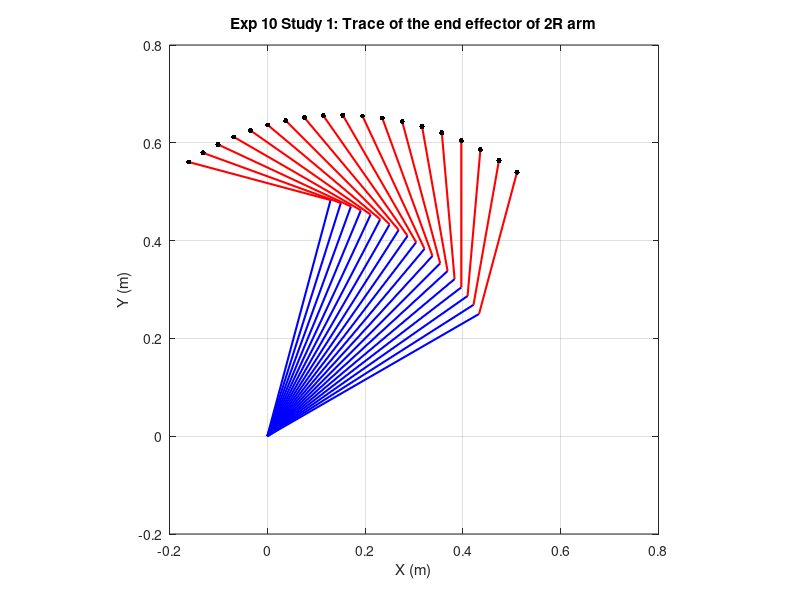
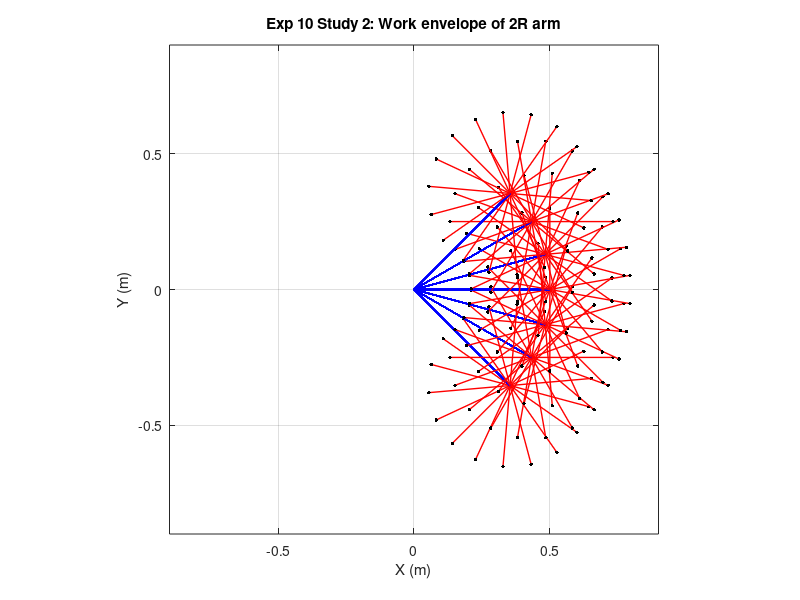

Here is the MATLAB script that generated these plots, in order:
%% Exp 10: Work Envelope and Configuration of a 2R Robotic Arm
% Study 1: trace of the end effector for 30 < th1 < 75 deg, 45 < th2 < 90 deg
% Study 2: work envelope for -45 < th1 < 45 deg, -170 < th2 < 170 deg
clc; clear all; close all;

l1 = 0.5; %length of link1 in m
l2 = 0.3; %length of link2 in m

%% Study 1: trace of the end effector
th1 = 30:2.5:75; %angle in degrees
th2 = 45:2.5:90; %angle in degrees
n = length(th1);

figure(1)
for i = 1:n
    t1 = th1(i)*pi/180; %degrees to radians
    t2 = th2(i)*pi/180;
    x0 = 0; y0 = 0; %base
    x1 = l1*cos(t1); %joint 2
    y1 = l1*sin(t1);
    plot([x0 x1], [y0 y1], 'b', 'LineWidth', 1.5) %link1
    hold on
    x2 = x1 + l2*cos(t1 + t2); %end effector
    y2 = y1 + l2*sin(t1 + t2);
    plot([x1 x2], [y1 y2], 'r', 'LineWidth', 1.5) %link2
    plot(x2, y2, 'k.', 'MarkerSize', 12) %trace of end effector
    pause(0.3);
    axis equal
    axis([-0.2 0.8 -0.2 0.8])
end
xlabel('X (m)'); ylabel('Y (m)');
title('Exp 10 Study 1: Trace of the end effector of 2R arm');
grid on

%% Study 2: work envelope (all combinations of th1 and th2)
th1 = -45:15:45; %angle in degrees
th2 = -170:20:170; %angle in degrees

figure(2)
for i = 1:length(th1)
    for j = 1:length(th2)
        t1 = th1(i)*pi/180;
        t2 = th2(j)*pi/180;
        x0 = 0; y0 = 0;
        x1 = l1*cos(t1);
        y1 = l1*sin(t1);
        plot([x0 x1], [y0 y1], 'b', 'LineWidth', 1) %link1
        hold on
        x2 = x1 + l2*cos(t1 + t2);
        y2 = y1 + l2*sin(t1 + t2);
        plot([x1 x2], [y1 y2], 'r', 'LineWidth', 1) %link2
        plot(x2, y2, 'k.', 'MarkerSize', 8) %end effector
        pause(0.05);
        axis equal
        axis([-0.9 0.9 -0.9 0.9])
    end
end
xlabel('X (m)'); ylabel('Y (m)');
title('Exp 10 Study 2: Work envelope of 2R arm');
grid on
